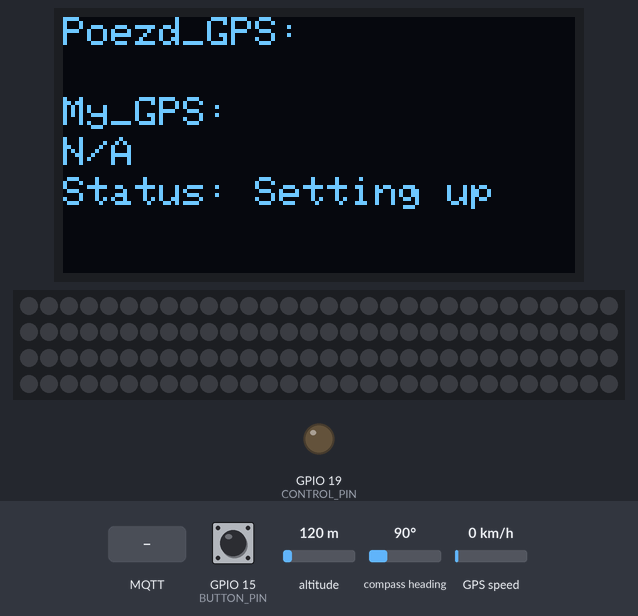
The sketch below on a simulated ESP32. Parts: 128×64 one-colour display, 120 RGB LEDs in strip order, left to right, continuing on the next row, output pins drawn as LEDs (lit = HIGH). The inputs (shaded band) are chosen by the test bench; at power-on: GPIO 15 (BUTTON_PIN) HIGH, altitude 120 m, compass heading 90°, GPS speed 0 km/h. WiFi joins after 1.5 s; servers stay silent unless stated; the GPS gets a fix after 3 s at 37.7749, -122.4194 with 8 satellites; no MQTT or app messages arrive unless stated; what the sketch prints to the serial monitor is not drawn.

Above: at 2.7 s.
2.8 s: GPIO 15 (BUTTON_PIN) pulled LOW for 0.15 s
At 3.43 s:
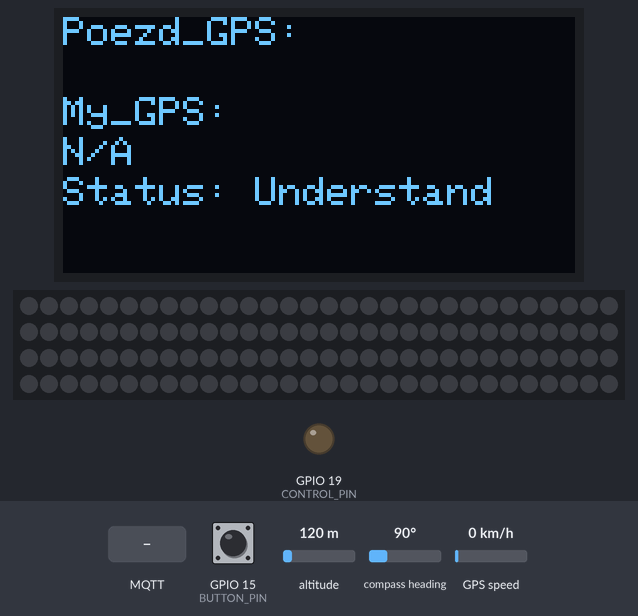
3.5 s: MQTT message "5" arrives on the first subscribed topic
At 4.2 s:
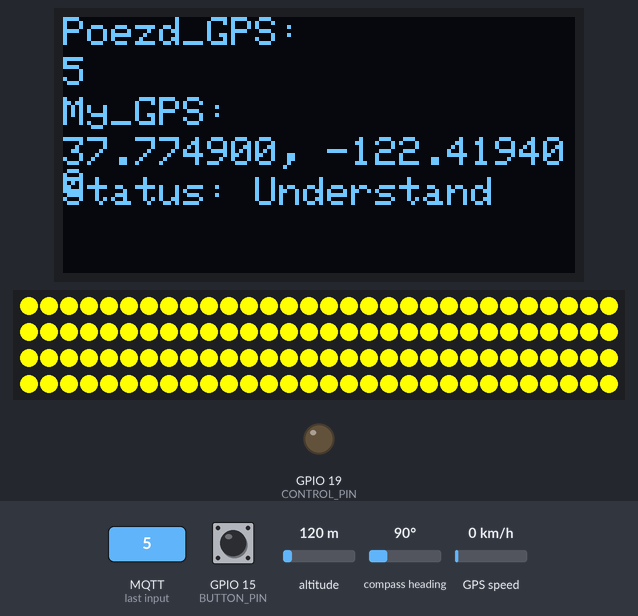
5.8 s: MQTT message "on" arrives on the first subscribed topic
At 6.4 s:
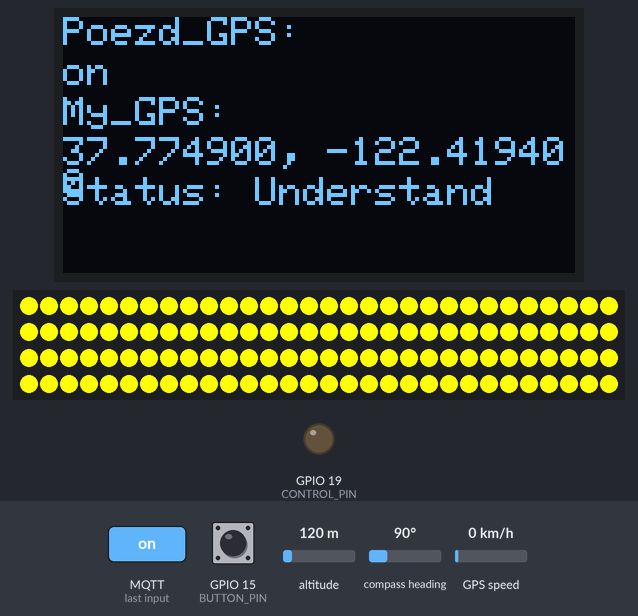
8.5 s: MQTT message "off" arrives on the first subscribed topic
At 9.1 s:
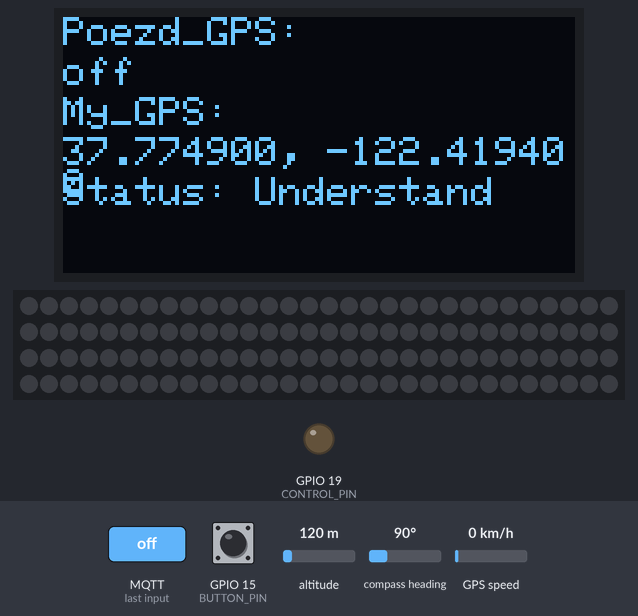
Timing chart, 0 to 11.5 s (numbered marks = the images above; inputs shaded):
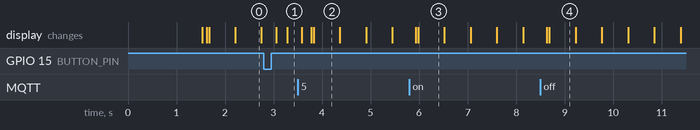

Measured:
- after the input at 2.8 s, the display: first changes after 0.25 s (image 1 shows a later state)
- after the input at 3.5 s, the display: first changes after 0.08 s (image 2 shows a later state)
- after the input at 5.8 s, the display: first changes after 0.13 s (image 3 shows a later state)
- after the input at 8.5 s, the display: first changes after 0.13 s (image 4 shows a later state)
- what the display in image 0 shows lasts 0.5 s, from 2.2 s to 2.7 s
- what the display in image 4 shows lasts 0.5 s, from 8.7 s to 9.2 s

The sketch:

GPS_________.ino
```cpp
#include <Wire.h>
#include <Adafruit_SSD1306.h>
#include <WiFi.h>
#include <PubSubClient.h>
#include <HardwareSerial.h>
#include <TinyGPS++.h>
#include <FastLED.h> // Include FastLED library

#define SCREEN_WIDTH 128
#define SCREEN_HEIGHT 64
#define OLED_RESET -1
Adafruit_SSD1306 display(SCREEN_WIDTH, SCREEN_HEIGHT, &Wire, OLED_RESET);

// Wi-Fi and MQTT server credentials
const char* ssid = "********";
const char* password = "********";
const char* mqtt_server = "mqtt.cloa.space";
const char* mqtt_user = "*****";
const char* mqtt_password = "*********";

// FastLED configuration
#define LED_PIN 18       // Pin connected to the data line of the LED strip
#define LED_COUNT 120    // Number of LEDs in the strip
CRGB leds[LED_COUNT];

// Button configuration
#define BUTTON_PIN 15     // Pin connected to the button (ground)

// GPS setup
WiFiClient espClient;
PubSubClient client(espClient);
HardwareSerial gpsSerial(1);
TinyGPSPlus gps;

// Variables to store GPS data
String poeGpsData = "";
String myGpsData = "";
bool yellowBlinking = false; // Для состояния желтого мигания
bool buttonPressed = false;   // Состояние кнопки
bool ledState = false; // Переменная для хранения состояния LED

// Distance threshold in meters
const double DISTANCE_THRESHOLD = 1000.0;

// Установите пин для управления 19
#define CONTROL_PIN 19

void setup() {
    Serial.begin(115200);

    // Configure GPS Serial
    gpsSerial.begin(9600, SERIAL_8N1, 16, 17);

    // Connect to Wi-Fi
    WiFi.begin(ssid, password);
    while (WiFi.status() != WL_CONNECTED) {
        delay(500);
        Serial.print(".");
    }
    Serial.println("\nConnected to Wi-Fi");

    // Initialize MQTT
    client.setServer(mqtt_server, 1883);
    client.setCallback(callback);

    // Initialize OLED display
    if (!display.begin(SSD1306_SWITCHCAPVCC, 0x3C)) {
        Serial.println("SSD1306 allocation failed");
        for (;;);
    }
    display.clearDisplay();
    display.setTextSize(1);
    display.setTextColor(WHITE);

    // Initialize FastLED
    FastLED.addLeds<WS2812, LED_PIN, GRB>(leds, LED_COUNT);
    FastLED.clear(); // Initialize all LEDs to 'off'

    // Set the button pin as input with pullup
    pinMode(BUTTON_PIN, INPUT_PULLUP);
    pinMode(CONTROL_PIN, OUTPUT); // Настройка пина 19 как выход
    digitalWrite(CONTROL_PIN, LOW); // Убедитесь, что пин 19 выключен
}

void reconnect() {
    while (!client.connected()) {
        Serial.print("Attempting MQTT connection...");
        if (client.connect("ESP32Display", mqtt_user, mqtt_password)) {
            Serial.println("connected");
            client.subscribe("gps/coordinates");
        } else {
            Serial.print("failed, rc=");
            Serial.print(client.state());
            Serial.println(" try again in 5 seconds");
            delay(5000);
        }
    }
}

void callback(char* topic, byte* payload, unsigned int length) {
    poeGpsData = "";
    for (int i = 0; i < length; i++) {
        poeGpsData += (char)payload[i];
    }
}

void displayGPSData() {
    myGpsData = "";

    while (gpsSerial.available()) {
        char c = gpsSerial.read();
        gps.encode(c);
    }

    Serial.print("GPS Status: ");
    if (gps.location.isValid()) {
        myGpsData = String(gps.location.lat(), 6) + ", " + String(gps.location.lng(), 6);
        Serial.print("Valid Location: ");
        Serial.print(gps.location.lat(), 6);
        Serial.print(",");
        Serial.println(gps.location.lng(), 6);
    } else {
        myGpsData = "N/A";
        Serial.println("Waiting for GPS fix...");
    }

    display.clearDisplay();
    display.setCursor(0, 0);
    display.print("Poezd_GPS:");
    display.setCursor(0, 10);
    display.print(poeGpsData);
    display.setCursor(0, 20);
    display.print("My_GPS:");
    display.setCursor(0, 30);
    display.print(myGpsData);
    display.setCursor(0, 40);

    // Display status based on LED state
    if (yellowBlinking) {
        display.print("Status: Understand");
    } else {
        double distance = -1;
        if (gps.location.isValid() && poeGpsData.length() > 0) {
            double poeLat, poeLng;
            sscanf(poeGpsData.c_str(), "%lf,%lf", &poeLat, &poeLng);
            distance = gps.distanceBetween(gps.location.lat(), gps.location.lng(), poeLat, poeLng);
        }

        if (distance < DISTANCE_THRESHOLD && distance >= 0) {
            display.print("Status: Train");
        } else if (gps.location.isValid()) {
            display.print("Status: Ok");
        } else {
            display.print("Status: Setting up");
        }
    }

    display.display();
    delay(50);  // Add a small delay to give the display time to refresh
}

void controlLEDs() {
    static unsigned long lastBlinkTime = 0;

    // Calculate distance if both GPS are valid
    double distance = -1;
    if (gps.location.isValid() && poeGpsData.length() > 0) {
        double poeLat, poeLng;
        sscanf(poeGpsData.c_str(), "%lf,%lf", &poeLat, &poeLng);
        distance = gps.distanceBetween(gps.location.lat(), gps.location.lng(), poeLat, poeLng);
    }

    if (yellowBlinking) {
        // Включить желтые светодиоды
        if (millis() - lastBlinkTime > 500) {
            ledState = !ledState; // Переключить состояние LED
            if (ledState) {
                fill_solid(leds, LED_COUNT, CRGB::Yellow); // Установить светодиоды в желтый цвет
            } else {
                fill_solid(leds, LED_COUNT, CRGB::Black); // Выключить светодиоды
            }
            FastLED.show();
            lastBlinkTime = millis();
        }
    } else if (!gps.location.isValid()) {
        // Синие светодиоды для режима настройки
        if (millis() - lastBlinkTime > 500) {
            ledState = !ledState; // Переключить состояние LED
            if (ledState) {
                fill_solid(leds, LED_COUNT, CRGB::Blue); // Установить светодиоды в синий цвет
            } else {
                fill_solid(leds, LED_COUNT, CRGB::Black); // Выключить светодиоды
            }
            FastLED.show();
            lastBlinkTime = millis();
        }
        digitalWrite(CONTROL_PIN, LOW); // Убедитесь, что пин 19 выключен в этом режиме
    } else if (distance < DISTANCE_THRESHOLD && distance >= 0) {
        // Включить красные светодиоды
        fill_solid(leds, LED_COUNT, CRGB::Red); // Установить светодиоды в красный цвет
        FastLED.show();
        digitalWrite(CONTROL_PIN, HIGH); // Включить пин 19 для индикации
    } else {
        // Зеленые светодиоды при нормальной работе
        fill_solid(leds, LED_COUNT, CRGB::Green); // Установить светодиоды в зеленый цвет
        FastLED.show();
        digitalWrite(CONTROL_PIN, LOW); // Убедитесь, что пин 19 выключен в этом режиме
    }

    // Проверка нажатия кнопки
    if (digitalRead(BUTTON_PIN) == LOW) {
        if (!buttonPressed) {
            yellowBlinking = true; // Включаем желтое мигание
            buttonPressed = true;   // Запоминаем, что кнопка нажата
        }
    } else {
        buttonPressed = false; // Сбрасываем состояние кнопки
    }
}

void loop() {
    if (!client.connected()) {
        reconnect();
    }
    client.loop();
    displayGPSData();
    controlLEDs();
    delay(100);
}
```
